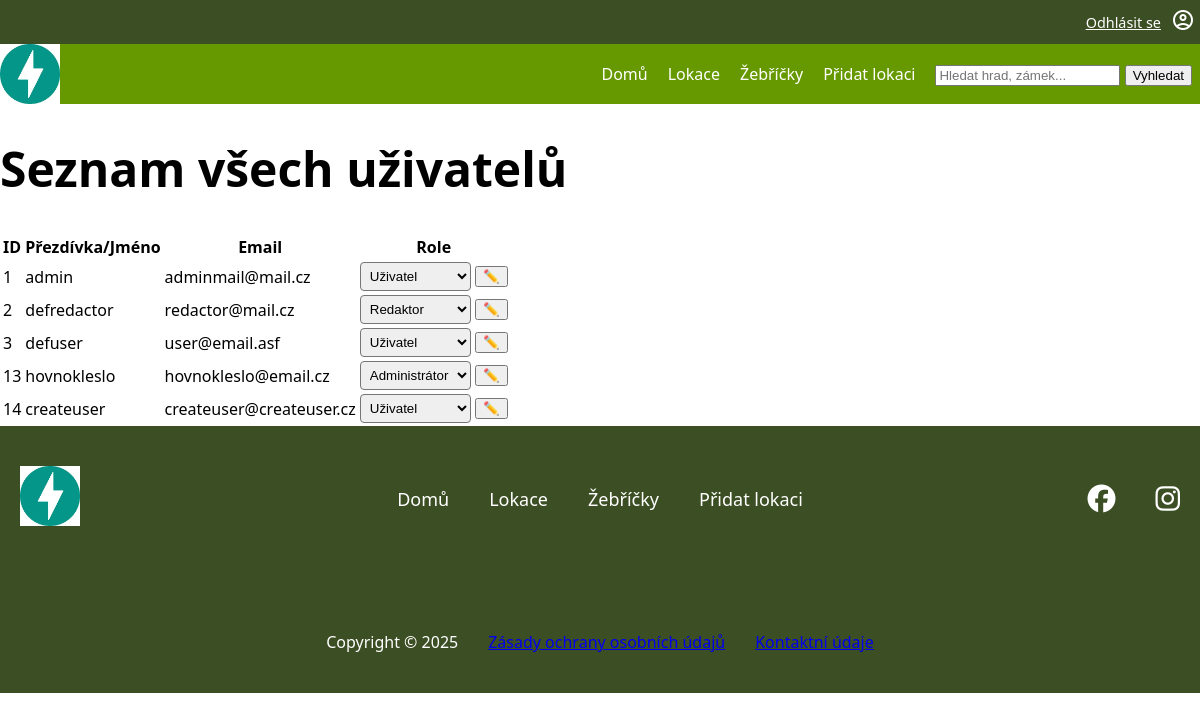
Before: /all_users (signed in) with the older database file.
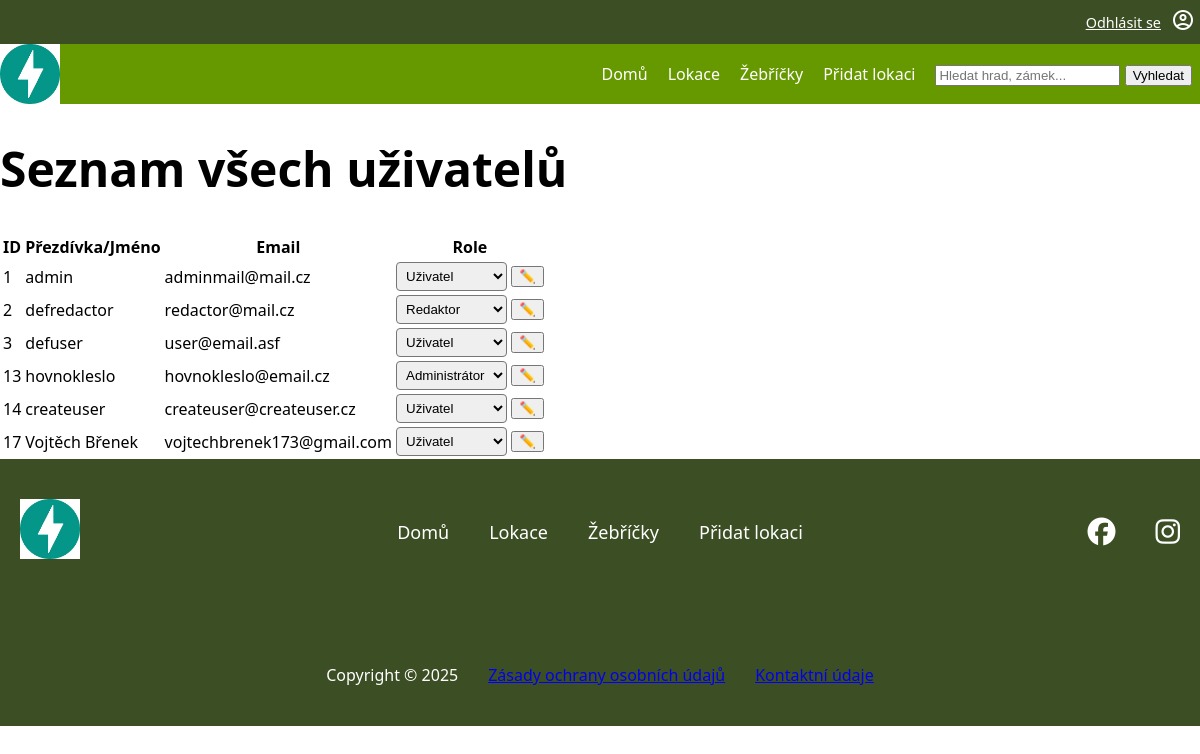
After: the same page with the newer database file.
### tables this page shows
CREATE TABLE user (
    id INTEGER PRIMARY KEY AUTOINCREMENT,
    name VARCHAR NOT NULL,
    email VARCHAR NOT NULL UNIQUE,
    password_hash VARCHAR NOT NULL,
    id_role INTEGER,
    FOREIGN KEY (id_role) REFERENCES role(id)
);

### pages/all_users.py (the view)
@router.get("/all_users", response_class=HTMLResponse)
async def all_users_page(request: Request, svc: UserService = Depends(user_service)):
    if not request.session.get("user"):
        return RedirectResponse(url="/login", status_code=303)
    all_users = svc.list_all_users()
    return request.app.state.templates.TemplateResponse(
        "all_users.html",
        {
            "request": request,
            "title": "Seznam všech uživatelů",
            "all_users": all_users
        }
    )

### templates/all_users.html (shortened to what this page needs)
{% extends "base.html" %}
{% block content %}
    <h1>{{ title }}</h1>
    {% if all_users %}
        <table>
            <tr>
                <th>ID</th>
                <th>Přezdívka/Jméno</th>
                <th>Email</th>
                <th>Role</th>
            </tr>
            {% for user in all_users %}
                <tr>
                    <td>{{ user['id'] }}</td>
                    <td>{{ user['name'] }}</td>
                    <td>{{ user['email'] }}</td>
                    <td>
                        <form action="/all_users/update" method="post">
                            <select name="role" style="padding: 5px; border-radius: 4px;">
                                <option value="1" {% if user['role'] == 1 %}selected{% endif %}>Administrátor</option>
                                <option value="2" {% if user['role'] == 2 %}selected{% endif %}>Redaktor</option>
                                <option value="3" {% if user['role'] == 3 %}selected{% endif %}>Uživatel</option>
                            </select>
                            <button type="submit" title="Uložit změnu role">✏️</button>
                        </form>
                    </td>
                </tr>
            {% endfor %}
        </table>
    {% else %}
        <p>Žádní uživatelé</p>
    {% endif %}
{% endblock %}

### templates/base.html (shortened to what this page needs)
<!DOCTYPE html>
<html lang="cs">
<head>
    <link rel="stylesheet" href="{{ url_for('static', path='css/style.css') }}">
    <link rel="stylesheet" href="{{ url_for('static', path='css/header.css') }}">
    <link rel="stylesheet" href="{{ url_for('static', path='css/footer.css') }}">
    <link rel="stylesheet" href="{{ url_for('static', path='css/icon.css') }}">
    <link rel="stylesheet" href="{{ url_for('static', path='css/location.css') }}">
    <link rel="stylesheet" href="https://cdnjs.cloudflare.com/ajax/libs/font-awesome/6.5.0/css/all.min.css">
</head>
<body>
<div class="header">
    <div class="upper-nav">
        {% if request.session.get('user') %}
            <a href="{{ url_for('logout') }}" class="upper-nav-items">Odhlásit se</a>
            <a href="{{ url_for('my_profile_page') }}" class="upper-nav-items"><span class="material-symbols-outlined">account_circle</span></a>
        {% else %}
            <a href="{{ url_for('register_page') }}" class="upper-nav-items">Zaregistrovat se</a>
            <a href="{{ url_for('login_page') }}" class="upper-nav-items"><span class="material-symbols-outlined">account_circle</span></a>
        {% endif %}
    </div>
    <div class="lower-nav">
        <div class="lower-nav-logo"><a href="{{ url_for('landing_page') }}"><img alt="logo"
                                                                                 src="{{ url_for('static', path='img/web/logo.webp') }}"></a>
        </div>
        <div class="lower-nav-items">
            <a href="{{ url_for('landing_page') }}" class="lower-nav-item">Domů</a>
            <a href="{{ url_for('list_locations_with_photos_rating') }}" class="lower-nav-item">Lokace</a>
            <a href="{{ url_for('rankings_page') }}" class="lower-nav-item">Žebříčky</a>
            <a href="{{ url_for('add_location_page') }}" class="lower-nav-item">Přidat lokaci</a>
            <form action="/search" method="get" class="lower-nav-item">
                <input type="text" name="search_term" placeholder="Hledat hrad, zámek..." required>
                <button type="submit">Vyhledat</button>
            </form>
        </div>
    </div>
</div>
{% block content %}{% endblock %}
<footer class="footer">
    <div class="footer-top">
        <div class="footer-logo">
            <a href="{{ url_for('landing_page') }}"><img alt="logo"
                                                         src="{{ url_for('static', path='img/web/logo.webp') }}"></a>
        </div>
        <nav class="footer-nav">
            <a href="{{ url_for('landing_page') }}" class="footer-nav-item">Domů</a>
            <a href="{{ url_for('list_locations_with_photos_rating') }}" class="footer-nav-item">Lokace</a>
            <a href="{{ url_for('rankings_page') }}" class="footer-nav-item">Žebříčky</a>
            <a href="{{ url_for('add_location_page') }}" class="footer-nav-item">Přidat lokaci</a>
        </nav>
        <div class="footer-icons">
            <i class="fa-brands fa-facebook"></i>
            <i class="fa-brands fa-instagram"></i>
        </div>
    </div>
    <div class="footer-bottom">
        <span>Copyright © 2025</span>
        <span><a href="{{ url_for('privacy_policy_page') }}">Zásady ochrany osobních údajů</a></span>
        <span><a href="{{ url_for('contact_page') }}">Kontaktní údaje</a></span>
    </div>
</footer>
</body>
</html>

### static/css/style.css (style rules this page uses)
:root { font-family: system-ui, -apple-system, Segoe UI, Roboto, sans-serif; --background-color: white; --text-color: black; --navbar-background-color: #669900; --footer-background-color: #3c4e23; --white-text-color: white; font-size: 16px; }
html, body { margin:0; padding: 0; background: var(--background-color); width: 100%; }
h1 { font-size: 3em; }

### static/css/header.css (style rules this page uses)
.header { width: 100%; position: sticky; top: 0; z-index: 1000; }
.upper-nav { display: flex; flex-direction: row; align-items: center; width: 100%; background-color: var(--footer-background-color); justify-content: flex-end; font-size: 0.9rem; padding: 1vh 0 1vh 0; }
.upper-nav-items { margin-left: 5px; margin-right: 5px; color: var(--white-text-color); }
.lower-nav { display: flex; flex-direction: row; align-items: center; max-height: 10vh; justify-content: space-between; width: 100%; background-color: var(--navbar-background-color, #333); }
.lower-nav-logo { width: 60px; height: 60px; }
.lower-nav-logo img { width: 100%; height: 100%; object-fit: contain; display: block; }
.lower-nav-items { display: flex; gap: 20px; padding-right: 1vh; }
.lower-nav-item { color: var(--white-text-color, #fff); text-decoration: none; font-size: 1rem; font-weight: 500; }

### static/css/footer.css (style rules this page uses)
.footer { width: 100%; background-color: var(--footer-background-color); color: white; padding: 40px 0; display: flex; flex-direction: column; gap: 30px; }
.footer-top { display: grid; grid-template-columns: 1fr auto 1fr; align-items: center; padding-bottom: 70px; }
.footer-logo { padding-left: 20px; }
.footer-logo img { width: 60px; height: 60px; object-fit: contain; }
.footer-nav { display: flex; justify-content: center; gap: 40px; }
.footer-nav-item { color: white; text-decoration: none; font-size: 18px; }
.footer-top i { justify-self: end; font-size: 28px; margin-left: 20px; cursor: pointer; }
.footer-icons { display: flex; justify-content: flex-end; gap: 20px; padding-right: 20px; font-size: 28px; justify-self: end; }
.footer-icons i { cursor: pointer; }
.footer-bottom { display: flex; justify-content: center; gap: 30px; font-size: 16px; }

Changed rows visible on the page:
added user: id "17", name "Vojtěch Břenek", email "vojtechbrenek173@gmail.com", role "Uživatel"
